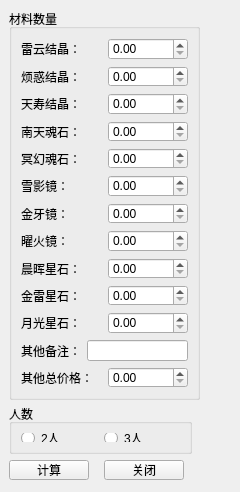
<?xml version="1.0" encoding="UTF-8"?>
<ui version="4.0">
 <class>MaterialCalculation</class>
 <widget class="QWidget" name="MaterialCalculation">
  <property name="geometry">
   <rect>
    <x>0</x>
    <y>0</y>
    <width>240</width>
    <height>492</height>
   </rect>
  </property>
  <property name="minimumSize">
   <size>
    <width>201</width>
    <height>450</height>
   </size>
  </property>
  <property name="windowTitle">
   <string>33、24材料计算</string>
  </property>
  <widget class="QGroupBox" name="groupBox_2">
   <property name="geometry">
    <rect>
     <x>9</x>
     <y>404</y>
     <width>183</width>
     <height>50</height>
    </rect>
   </property>
   <property name="maximumSize">
    <size>
     <width>183</width>
     <height>50</height>
    </size>
   </property>
   <property name="title">
    <string>人数</string>
   </property>
   <layout class="QGridLayout" name="gridLayout_13">
    <item row="0" column="1">
     <widget class="QRadioButton" name="radioButton_three">
      <property name="toolTipDuration">
       <number>3</number>
      </property>
      <property name="text">
       <string>3人</string>
      </property>
     </widget>
    </item>
    <item row="0" column="0">
     <widget class="QRadioButton" name="radioButton_two">
      <property name="toolTipDuration">
       <number>2</number>
      </property>
      <property name="text">
       <string>2人</string>
      </property>
     </widget>
    </item>
   </layout>
  </widget>
  <widget class="QPushButton" name="pushButton_calculation">
   <property name="geometry">
    <rect>
     <x>9</x>
     <y>460</y>
     <width>80</width>
     <height>20</height>
    </rect>
   </property>
   <property name="text">
    <string>计算</string>
   </property>
  </widget>
  <widget class="QPushButton" name="pushButton_close">
   <property name="geometry">
    <rect>
     <x>104</x>
     <y>460</y>
     <width>80</width>
     <height>20</height>
    </rect>
   </property>
   <property name="text">
    <string>关闭</string>
   </property>
  </widget>
  <widget class="QGroupBox" name="groupBox">
   <property name="geometry">
    <rect>
     <x>9</x>
     <y>9</y>
     <width>191</width>
     <height>391</height>
    </rect>
   </property>
   <property name="title">
    <string>材料数量</string>
   </property>
   <layout class="QGridLayout" name="gridLayout_15">
    <item row="0" column="0">
     <layout class="QGridLayout" name="gridLayout">
      <item row="0" column="0">
       <widget class="QLabel" name="label_LYJJ">
        <property name="text">
         <string>雷云结晶：</string>
        </property>
       </widget>
      </item>
      <item row="0" column="1">
       <widget class="QDoubleSpinBox" name="doubleSpinBox_LYJJ"/>
      </item>
     </layout>
    </item>
    <item row="1" column="0">
     <layout class="QGridLayout" name="gridLayout_2">
      <item row="0" column="0">
       <widget class="QLabel" name="label_FHJJ">
        <property name="text">
         <string>烦惑结晶：</string>
        </property>
       </widget>
      </item>
      <item row="0" column="1">
       <widget class="QDoubleSpinBox" name="doubleSpinBox_FHJJ"/>
      </item>
     </layout>
    </item>
    <item row="2" column="0">
     <layout class="QGridLayout" name="gridLayout_14">
      <item row="0" column="0">
       <widget class="QLabel" name="label_FHJJ_3">
        <property name="text">
         <string>天寿结晶：</string>
        </property>
       </widget>
      </item>
      <item row="0" column="1">
       <widget class="QDoubleSpinBox" name="doubleSpinBox_TSJJ"/>
      </item>
     </layout>
    </item>
    <item row="3" column="0">
     <layout class="QGridLayout" name="gridLayout_3">
      <item row="0" column="0">
       <widget class="QLabel" name="label_LYJJ_2">
        <property name="text">
         <string>南天魂石：</string>
        </property>
       </widget>
      </item>
      <item row="0" column="1">
       <widget class="QDoubleSpinBox" name="doubleSpinBox_NTHS"/>
      </item>
     </layout>
    </item>
    <item row="4" column="0">
     <layout class="QGridLayout" name="gridLayout_4">
      <item row="0" column="0">
       <widget class="QLabel" name="label_LYJJ_3">
        <property name="text">
         <string>冥幻魂石：</string>
        </property>
       </widget>
      </item>
      <item row="0" column="1">
       <widget class="QDoubleSpinBox" name="doubleSpinBox_MHHS"/>
      </item>
     </layout>
    </item>
    <item row="5" column="0">
     <layout class="QGridLayout" name="gridLayout_5">
      <item row="0" column="0">
       <widget class="QLabel" name="label_LYJJ_4">
        <property name="text">
         <string>雪影镜：</string>
        </property>
       </widget>
      </item>
      <item row="0" column="1">
       <widget class="QDoubleSpinBox" name="doubleSpinBox_XYJ"/>
      </item>
     </layout>
    </item>
    <item row="6" column="0">
     <layout class="QGridLayout" name="gridLayout_6">
      <item row="0" column="0">
       <widget class="QLabel" name="label_LYJJ_5">
        <property name="text">
         <string>金牙镜：</string>
        </property>
       </widget>
      </item>
      <item row="0" column="1">
       <widget class="QDoubleSpinBox" name="doubleSpinBox_JYJ"/>
      </item>
     </layout>
    </item>
    <item row="7" column="0">
     <layout class="QGridLayout" name="gridLayout_9">
      <item row="0" column="0">
       <widget class="QLabel" name="label_LYJJ_8">
        <property name="text">
         <string>曜火镜：</string>
        </property>
       </widget>
      </item>
      <item row="0" column="1">
       <widget class="QDoubleSpinBox" name="doubleSpinBox_YHJ"/>
      </item>
     </layout>
    </item>
    <item row="8" column="0">
     <layout class="QGridLayout" name="gridLayout_7">
      <item row="0" column="0">
       <widget class="QLabel" name="label_LYJJ_6">
        <property name="text">
         <string>晨晖星石：</string>
        </property>
       </widget>
      </item>
      <item row="0" column="1">
       <widget class="QDoubleSpinBox" name="doubleSpinBox_CHXS"/>
      </item>
     </layout>
    </item>
    <item row="9" column="0">
     <layout class="QGridLayout" name="gridLayout_8">
      <item row="0" column="0">
       <widget class="QLabel" name="label_LYJJ_7">
        <property name="text">
         <string>金雷星石：</string>
        </property>
       </widget>
      </item>
      <item row="0" column="1">
       <widget class="QDoubleSpinBox" name="doubleSpinBox_JLXS"/>
      </item>
     </layout>
    </item>
    <item row="10" column="0">
     <layout class="QGridLayout" name="gridLayout_10">
      <item row="0" column="1">
       <widget class="QDoubleSpinBox" name="doubleSpinBox_YGXS"/>
      </item>
      <item row="0" column="0">
       <widget class="QLabel" name="label_LYJJ_9">
        <property name="text">
         <string>月光星石：</string>
        </property>
       </widget>
      </item>
     </layout>
    </item>
    <item row="11" column="0">
     <layout class="QGridLayout" name="gridLayout_11">
      <item row="0" column="0">
       <widget class="QLabel" name="label">
        <property name="text">
         <string>其他备注：</string>
        </property>
       </widget>
      </item>
      <item row="0" column="1">
       <widget class="QLineEdit" name="lineEdit"/>
      </item>
     </layout>
    </item>
    <item row="12" column="0">
     <layout class="QGridLayout" name="gridLayout_12">
      <item row="0" column="0">
       <widget class="QLabel" name="label_2">
        <property name="text">
         <string>其他总价格：</string>
        </property>
       </widget>
      </item>
      <item row="0" column="1">
       <widget class="QDoubleSpinBox" name="doubleSpinBox_Other">
        <property name="maximum">
         <double>1000.000000000000000</double>
        </property>
       </widget>
      </item>
     </layout>
    </item>
   </layout>
  </widget>
 </widget>
 <resources/>
 <connections>
  <connection>
   <sender>pushButton_close</sender>
   <signal>clicked()</signal>
   <receiver>MaterialCalculation</receiver>
   <slot>close()</slot>
   <hints>
    <hint type="sourcelabel">
     <x>150</x>
     <y>478</y>
    </hint>
    <hint type="destinationlabel">
     <x>102</x>
     <y>248</y>
    </hint>
   </hints>
  </connection>
 </connections>
</ui>
